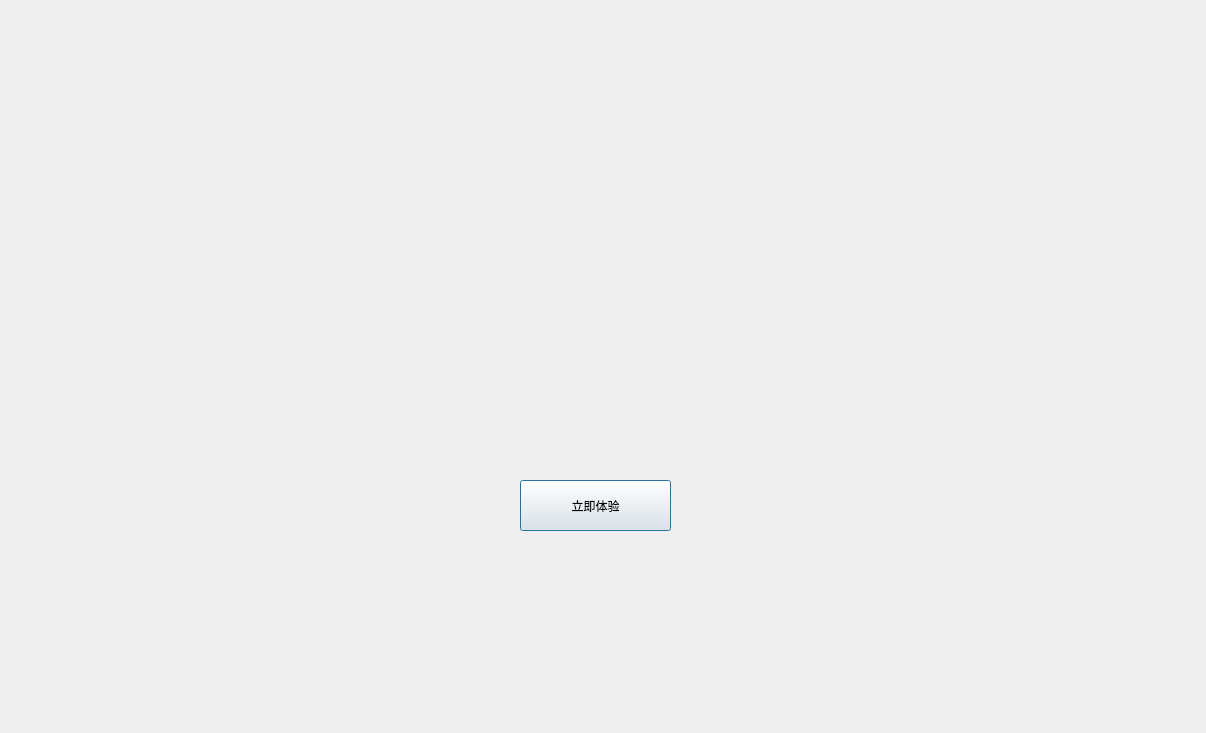
<?xml version="1.0" encoding="UTF-8"?>
<ui version="4.0">
 <class>LoginDialog</class>
 <widget class="QDialog" name="LoginDialog">
  <property name="geometry">
   <rect>
    <x>0</x>
    <y>0</y>
    <width>1206</width>
    <height>733</height>
   </rect>
  </property>
  <property name="windowTitle">
   <string>Dialog</string>
  </property>
  <widget class="QPushButton" name="pushButton">
   <property name="geometry">
    <rect>
     <x>520</x>
     <y>480</y>
     <width>151</width>
     <height>51</height>
    </rect>
   </property>
   <property name="text">
    <string>立即体验</string>
   </property>
  </widget>
 </widget>
 <resources/>
 <connections/>
</ui>
